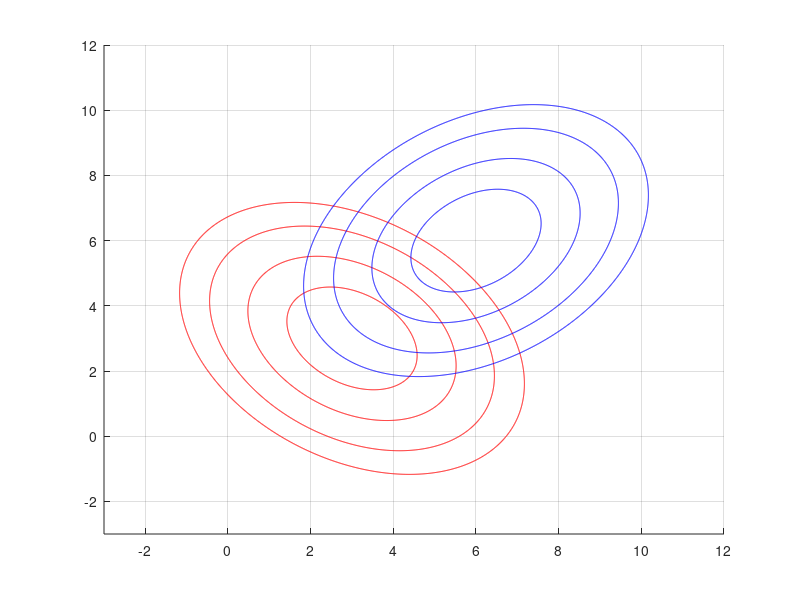

Write MATLAB code to recreate this figure. (Note: this script raises an error after producing the figure.)
%% Pattern Recognition 2019
%  Exercise 5 | Bayes

m1 = [3 3];
m2 = [6 6];

S1 = [1.2 -0.4; -0.4 1.2];
S2 = [1.2 0.4; 0.4 1.2];

DT=0.01;

x1 = [-3:DT:12]; %Horizontal axis
x2 = [-3:DT:12];
[X1,X2] = meshgrid(x1,x2);

Y1 = mvnpdf([X1(:) X2(:)], m1, S1);
Y1R = reshape(Y1,length(x2),length(x1));

Y2 = mvnpdf([X1(:) X2(:)], m2, S2);
Y2R = reshape(Y2,length(x2),length(x1));

figure(1);
hold on
contour(x1,x2,Y1R,[.0001 .001 .01 .05: .1 :.95 .99 .999 .9999],'LineColor','r')
contour(x1,x2,Y2R,[.0001 .001 .01 .05: .1 :.95 .99 .999 .9999],'LineColor','b')
grid on

%S1 ~= S2
Pw1 = [0.1 0.25 0.5 0.75 0.9];
Pw2 = 1 - Pw1;

for i = 1:length(Pw1)
    syms x y
    y = (22.4 - 2*log(Pw2(i)/Pw1(i)))/(1.25*x);
    fplot(y);
    axis([-3 12 -3 12]);
    legend('class 1', 'class 2', 'P(w)=0.1', 'P(w)=0.25', 'P(w)=0.5','P(w)=0.75', 'P(w)=0.9')
end

%Repeating for %S1 == S2
figure(2);
hold on
contour(x1,x2,Y1R,[.0001 .001 .01 .05: .1 :.95 .99 .999 .9999],'LineColor','r')
contour(x1,x2,Y2R,[.0001 .001 .01 .05: .1 :.95 .99 .999 .9999],'LineColor','b')
grid on
for i = 1:length(Pw1)
    syms x y
    y = (67.7 - 2*log(Pw2(i)/Pw1(i)) - 7.6*x)/(7.6);
    fplot(y);
    axis([-3 12 -3 12]);
    legend('class 1', 'class 2', 'P(w)=0.1', 'P(w)=0.25', 'P(w)=0.5','P(w)=0.75', 'P(w)=0.9')
end